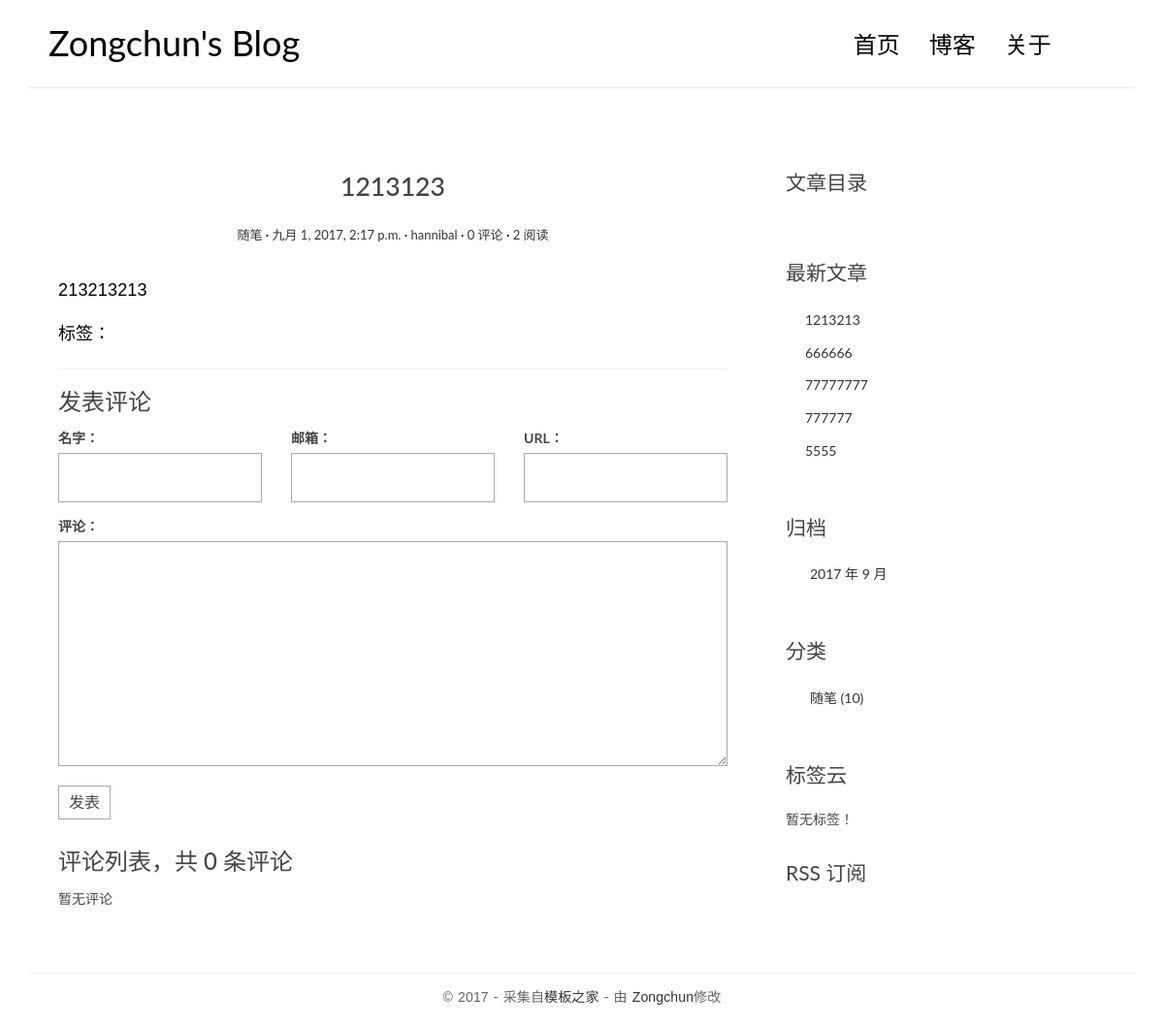
The app's page /post/2/ with its own data.
### blog/models.py (models this page shows, shortened)
@python_2_unicode_compatible
class Post(models.Model):
    title = models.CharField(max_length=70)
    body = models.TextField()
    created_time = models.DateTimeField()
    modified_time = models.DateTimeField()
    excerpt = models.CharField(max_length=200, blank=True)
    views = models.PositiveIntegerField(default=0)
    category = models.ForeignKey(Category)
    tags = models.ManyToManyField(Tag, blank=True)
    author = models.ForeignKey(User)
    def get_absolute_url(self):
        return reverse('blog:detail', kwargs={'pk': self.pk})
    class Meta:
        ordering = ['-created_time']
    def increase_views(self):
        self.views += 1
        self.save(update_fields=['views'])
    def save(self, *args, **kwargs):
        if not self.excerpt:
            md = markdown.Markdown(extensions=[
                'markdown.extensions.extra',
                'markdown.extensions.codehilite',
            ])
            self.excerpt = strip_tags(md.convert(self.body))[:54]
        super(Post, self).save(*args, **kwargs)

@python_2_unicode_compatible
class Category(models.Model):
    name = models.CharField(max_length=100)

### blog/views.py (the view)
# urls.py: url(r'^post/(?P<pk>[0-9]+)/$', views.PostDetailView.as_view(), name='detail'),
class PostDetailView(DetailView):
    model = Post
    template_name = 'blog/detail.html'
    context_object_name = 'post'
    def get(self, request, *args, **kwargs):
        response = super(PostDetailView, self).get(request, *args, **kwargs)
        self.object.increase_views()
        return response
    def get_object(self, queryset=None):
        post = super(PostDetailView, self).get_object(queryset=None)
        md = markdown.Markdown(extensions=[
            'markdown.extensions.extra',
            'markdown.extensions.codehilite',
            TocExtension(slugify=slugify),
        ])
        post.body = md.convert(post.body)
        post.toc = md.toc
        return post
    def get_context_data(self, **kwargs):
        context = super(PostDetailView, self).get_context_data(**kwargs)
        form = CommentForm()
        comment_list = self.object.comment_set.all()
        context.update({
            'form': form,
            'comment_list': comment_list
        })
        return context

### comments/forms.py
class CommentForm(forms.ModelForm):
    class Meta:
        model = Comment
        fields = ['name', 'email', 'url', 'text']

### blog/templatetags/blog_tags.py (called while the page is built)
@register.simple_tag
def get_recent_posts(num=5):
    return Post.objects.all()[:num]

@register.simple_tag
def archives():
    return Post.objects.dates('created_time', 'month', order='DESC')

@register.simple_tag
def get_categories():
    return Category.objects.annotate(num_posts=Count('post')).filter(num_posts__gt=0)

@register.simple_tag
def get_tags():
    return Tag.objects.annotate(num_posts=Count('post')).filter(num_posts__gt=0)

### templates/blog/detail.html (shortened to what this page needs)
{% extends 'base.html' %}
{% block main %}
    <article class="post post-{{ post.pk }}">
        <header class="entry-header">
            <h1 class="entry-title">{{ post.title }}</h1>
            <div class="entry-meta">
                <span class="post-category">
                    <a href="{% url 'blog:category' post.category.pk %}">{{ post.category.name }}</a></span>
                <span class="post-date"><a href="#"><time class="entry-date"
                                                          datetime="{{ post.created_time }}">{{ post.created_time }}</time></a></span>
                <span class="post-author"><a href="#">{{ post.author }}</a></span>
                <span class="comments-link">
                    <a href="{{ post.get_absolute_url }}#comment-area">{{ post.comment_set.count }} 评论</a></span>
                <span class="views-count"><a href="#">{{ post.views }} 阅读</a></span>
            </div>
        </header>
        <div class="entry-content clearfix">
            {{ post.body|safe }}
            <div class="widget-tag-cloud">
                <ul>
                    标签：
                </ul>
            </div>
        </div>
    </article>
    <section class="comment-area" id="comment-area">
        <hr>
        <h3>发表评论</h3>
        <form action="{% url 'comments:post_comment' post.pk %}" method="post" class="comment-form">
            <div class="row">
                <div class="col-md-4">
                    <label for="{{ form.name.id_for_label }}">名字：</label>
                    {{ form.name }}
                </div>
                <div class="col-md-4">
                    <label for="{{ form.email.id_for_label }}">邮箱：</label>
                    {{ form.email }}
                </div>
                <div class="col-md-4">
                    <label for="{{ form.url.id_for_label }}">URL：</label>
                    {{ form.url }}
                </div>
                <div class="col-md-12">
                    <label for="{{ form.text.id_for_label }}">评论：</label>
                    {{ form.text }}
                    <button type="submit" class="comment-btn">发表</button>
                </div>
            </div>
        </form>
        <div class="comment-list-panel">
            <h3>评论列表，共 <span>{{ post.comment_set.count }}</span> 条评论</h3>
            <ul class="comment-list list-unstyled">
                {% for comment in comment_list %}
                    <li class="comment-item">
                        <span class="nickname">{{ comment.name }}</span>
                        <time class="submit-date"
                              datetime="{{ comment.created_time }}">{{ comment.created_time }}</time>
                        <div class="text">
                            {{ comment.text }}
                        </div>
                    </li>
                {% empty %}
                    暂无评论
                {% endfor %}
            </ul>
        </div>
    </section>
{% endblock main %}
{% block toc %}
    <div class="widget widget-content">
        <h3 class="widget-title">文章目录</h3>
    </div>
{% endblock toc %}

### templates/base.html (shortened to what this page needs)
{% load staticfiles %}
{% load blog_tags %}
<!DOCTYPE html>
<html>
<head>
    <link rel="stylesheet" href="http://code.ionicframework.com/ionicons/2.0.1/css/ionicons.min.css">
    <link rel="stylesheet" href="{% static 'blog/css/bootstrap.min.css' %}">
    <link rel="stylesheet" href="{% static 'blog/css/pace.css' %}">
    <link rel="stylesheet" href="{% static 'blog/css/custom.css' %}">
    <link rel="stylesheet" href="{% static 'blog/css/highlights/github.css' %}">
</head>
<body>
<div class="container">
    <header id="site-header">
        <div class="row">
            <div class="col-md-4 col-sm-5 col-xs-8">
                <div class="logo">
                    <h1><a href="{% url 'blog:index' %}"><b>Zongchun's Blog</b></a></h1>
                </div>
            </div>
            <div class="col-md-8 col-sm-7 col-xs-4">
                <nav class="main-nav" role="navigation">
                    <div class="collapse navbar-collapse" id="bs-example-navbar-collapse-1">
                        <ul class="nav navbar-nav navbar-right">
                            <li class="cl-effect-11"><a href="{% url 'blog:index' %}" data-hover="首页">首页</a></li>
                            <li class="cl-effect-11"><a href="#" data-hover="博客">博客</a></li>
                            <li class="cl-effect-11"><a href="aboutme" data-hover="关于">关于</a></li>
                        </ul>
                    </div>
                </nav>
            </div>
        </div>
    </header>
</div>
<div class="content-body">
    <div class="container">
        <div class="row">
            <main class="col-md-8">
                {% block main %}
                {% endblock main %}
            </main>
            <aside class="col-md-4">
                {% block toc %}
                {% endblock toc %}
                <div class="widget widget-recent-posts">
                    <h3 class="widget-title">最新文章</h3>
                    {% get_recent_posts as recent_post_list %}
                    <ul>
                        {% for post in recent_post_list %}
                            <li>
                                <a href="{{ post.get_absolute_url }}">{{ post.title }}</a>
                            </li>
                        {% empty %}
                            暂无文章！
                        {% endfor %}
                    </ul>
                </div>
                <div class="widget widget-archives">
                    <h3 class="widget-title">归档</h3>
                    {% archives as date_list %}
                    <ul>
                        {% for date in date_list %}
                            <li>
                                <a href="{% url 'blog:archives' date.year date.month %}">{{ date.year }}
                                    年 {{ date.month }} 月</a>
                            </li>
                        {% empty %}
                            暂无归档！
                        {% endfor %}
                    </ul>
                </div>
                <div class="widget widget-category">
                    <h3 class="widget-title">分类</h3>
                    {% get_categories as category_list %}
                    <ul>
                        {% for category in category_list %}
                            <li>
                                <a href="{% url 'blog:category' category.pk %}">{{ category.name }} <span
                                        class="post-count">({{ category.num_posts }})</span></a>
                            </li>
                        {% empty %}
                            暂无分类！
                        {% endfor %}
                    </ul>
                </div>
                <div class="widget widget-tag-cloud">
                    <h3 class="widget-title">标签云</h3>
                    {% get_tags as tag_list %}
                    <ul>
                        {% for tag in tag_list %}
                            <li>
                                <a href="{% url 'blog:tag' tag.pk %}">{{ tag.name }}</a>
                            </li>
                        {% empty %}
                            暂无标签！
                        {% endfor %}
                    </ul>
                </div>
                <div class="rss">
                    <a href="{% url 'rss' %}"> RSS 订阅</a>
                </div>
            </aside>
        </div>
    </div>
</div>
<footer id="site-footer">
    <div class="container">
        <div class="row">
            <div class="col-md-12">
                <p class="copyright">&copy 2017 - 采集自<a href="http://www.cssmoban.com/"
                                                        target="_blank" title="模板之家">模板之家</a>
                    - 由<a> Zongchun</a>修改
                </p>
            </div>
        </div>
    </div>
</footer>
</body>
</html>

### blog/static/blog/css/custom.css (style rules this page uses)
* { outline: none; }
h1, h2, h3, h4, h5, h6 { margin-top: 0; }
b { font-weight: 400; }
a { color: #333; }
body { color: #444; font-family: 'Lato', sans-serif; }
p { font-family: 'Ubuntu', sans-serif; font-weight: 400; word-spacing: 1px; letter-spacing: 0.01em; }
#site-header { background-color: #FFF; padding: 25px 20px; margin-bottom: 40px; border-bottom: 1px solid #e7e7e7; }
.logo h1 a { color: #000; }
.logo h1 { margin: 0; font-family: 'Lato', sans-serif; font-weight: 300; }
.main-nav { margin-top: 11px; max-width: 95%; }
.main-nav a { color: #000000 !important; padding: 0 0 5px 0 !important; margin-right: 30px; font-family: 'Lato', sans-serif; font-weight: 300; font-size: 24px; }
.cl-effect-11 a { padding: 10px 0; color: #0972b4; text-shadow: none; }
.cl-effect-11 a::before { position: absolute; top: 0; left: 0; overflow: hidden; padding: 0 0 5px 0 !important; max-width: 0; border-bottom: 1px solid #000; color: #000; content: attr(data-hover); white-space: nowrap; -webkit-transition: max-width 0.5s; -moz-transition: max-width 0.5s; transition: max-width 0.5s; }
.content-body { padding-bottom: 4em; }
.post { background: #fff; padding: 30px 30px 0; }
.entry-title { text-align: center; font-size: 1.9em; margin-bottom: 20px; line-height: 1.6; padding: 10px 20px 0; }
.entry-meta { text-align: center; color: #DDDDDD; font-size: 13px; margin-bottom: 30px; }
.entry-content { font-size: 18px; line-height: 1.9; font-weight: 300; color: #000; }
.post-category::after, .post-date::after, .post-author::after, .comments-link::after { content: ' ·'; color: #000; }
.widget { background: #fff; padding: 30px 0 0; }
.widget-title { font-size: 1.5em; margin-bottom: 20px; line-height: 1.6; padding: 10px 0 0; font-weight: 400; }
.widget-recent-posts ul { padding: 0; margin: 0; padding-left: 20px; }
.widget-recent-posts ul li { list-style-type: none; position: relative; line-height: 170%; margin-bottom: 10px; }
.widget-recent-posts ul li::before { content: '\f3d3'; font-family: "Ionicons"; position: absolute; left: -17px; top: 3px; font-size: 16px; color: #000; }
.widget-archives ul { padding: 0; margin: 0; padding-left: 25px; }
.widget-archives ul li { list-style-type: none; position: relative; line-height: 170%; margin-bottom: 10px; }
.widget-archives ul li::before { content: '\f3f3'; font-family: "Ionicons"; position: absolute; left: -25px; top: 1px; font-size: 16px; color: #000; }
.widget-category ul { padding: 0; margin: 0; padding-left: 25px; }
.widget-category ul li { list-style-type: none; position: relative; line-height: 170%; margin-bottom: 10px; }
.widget-category ul li::before { content: '\f3fe'; font-family: "Ionicons"; position: absolute; left: -25px; top: 1px; font-size: 18px; color: #000; }
.widget-tag-cloud ul { padding: 0; margin: 0; margin-right: -10px; }
.rss { font-size: 21px; margin-top: 30px; }
.rss a { color: #444; }
#site-footer { padding-top: 10px; padding: 0 0 1.5em 0; }
.copyright { text-align: center; padding-top: 1em; margin: 0; border-top: 1px solid #eee; color: #666; }
.contact-form input, .comment-form input { border: 1px solid #aaa; margin-bottom: 15px; width: 100%; padding: 15px 15px; font-size: 16px; line-height: 100%; transition: 0.4s border-color linear; }
.contact-form textarea, .comment-form textarea { border: 1px solid #aaa; margin-bottom: 15px; width: 100%; padding: 15px 15px; font-size: 16px; line-height: 20px !important; min-height: 183px; transition: 0.4s border-color linear; }
.comment-area { padding: 0 30px 0; }
.comment-form { margin-top: 15px; }
.comment-form .comment-btn { background-color: #fff; border: 1px solid #aaa; font-size: 16px; padding: 5px 10px; }
.comment-list-panel { margin-top: 30px; }
.comment-list { margin-top: 15px; }

### records on screen
Post: title "1213123", category.name "随笔", created_time "九月 1, 2017, 2:17 p.m.", author "hannibal", comment_set.count "0", views "2", body "213213213"
Post: title "1213213"
Post: title "666666"
Post: title "77777777"
Post: title "777777"
Post: title "5555"
Category: name "随笔", num_posts "10"

### other values on screen
{{ date.year }} "2017"
{{ date.month }} "9"
